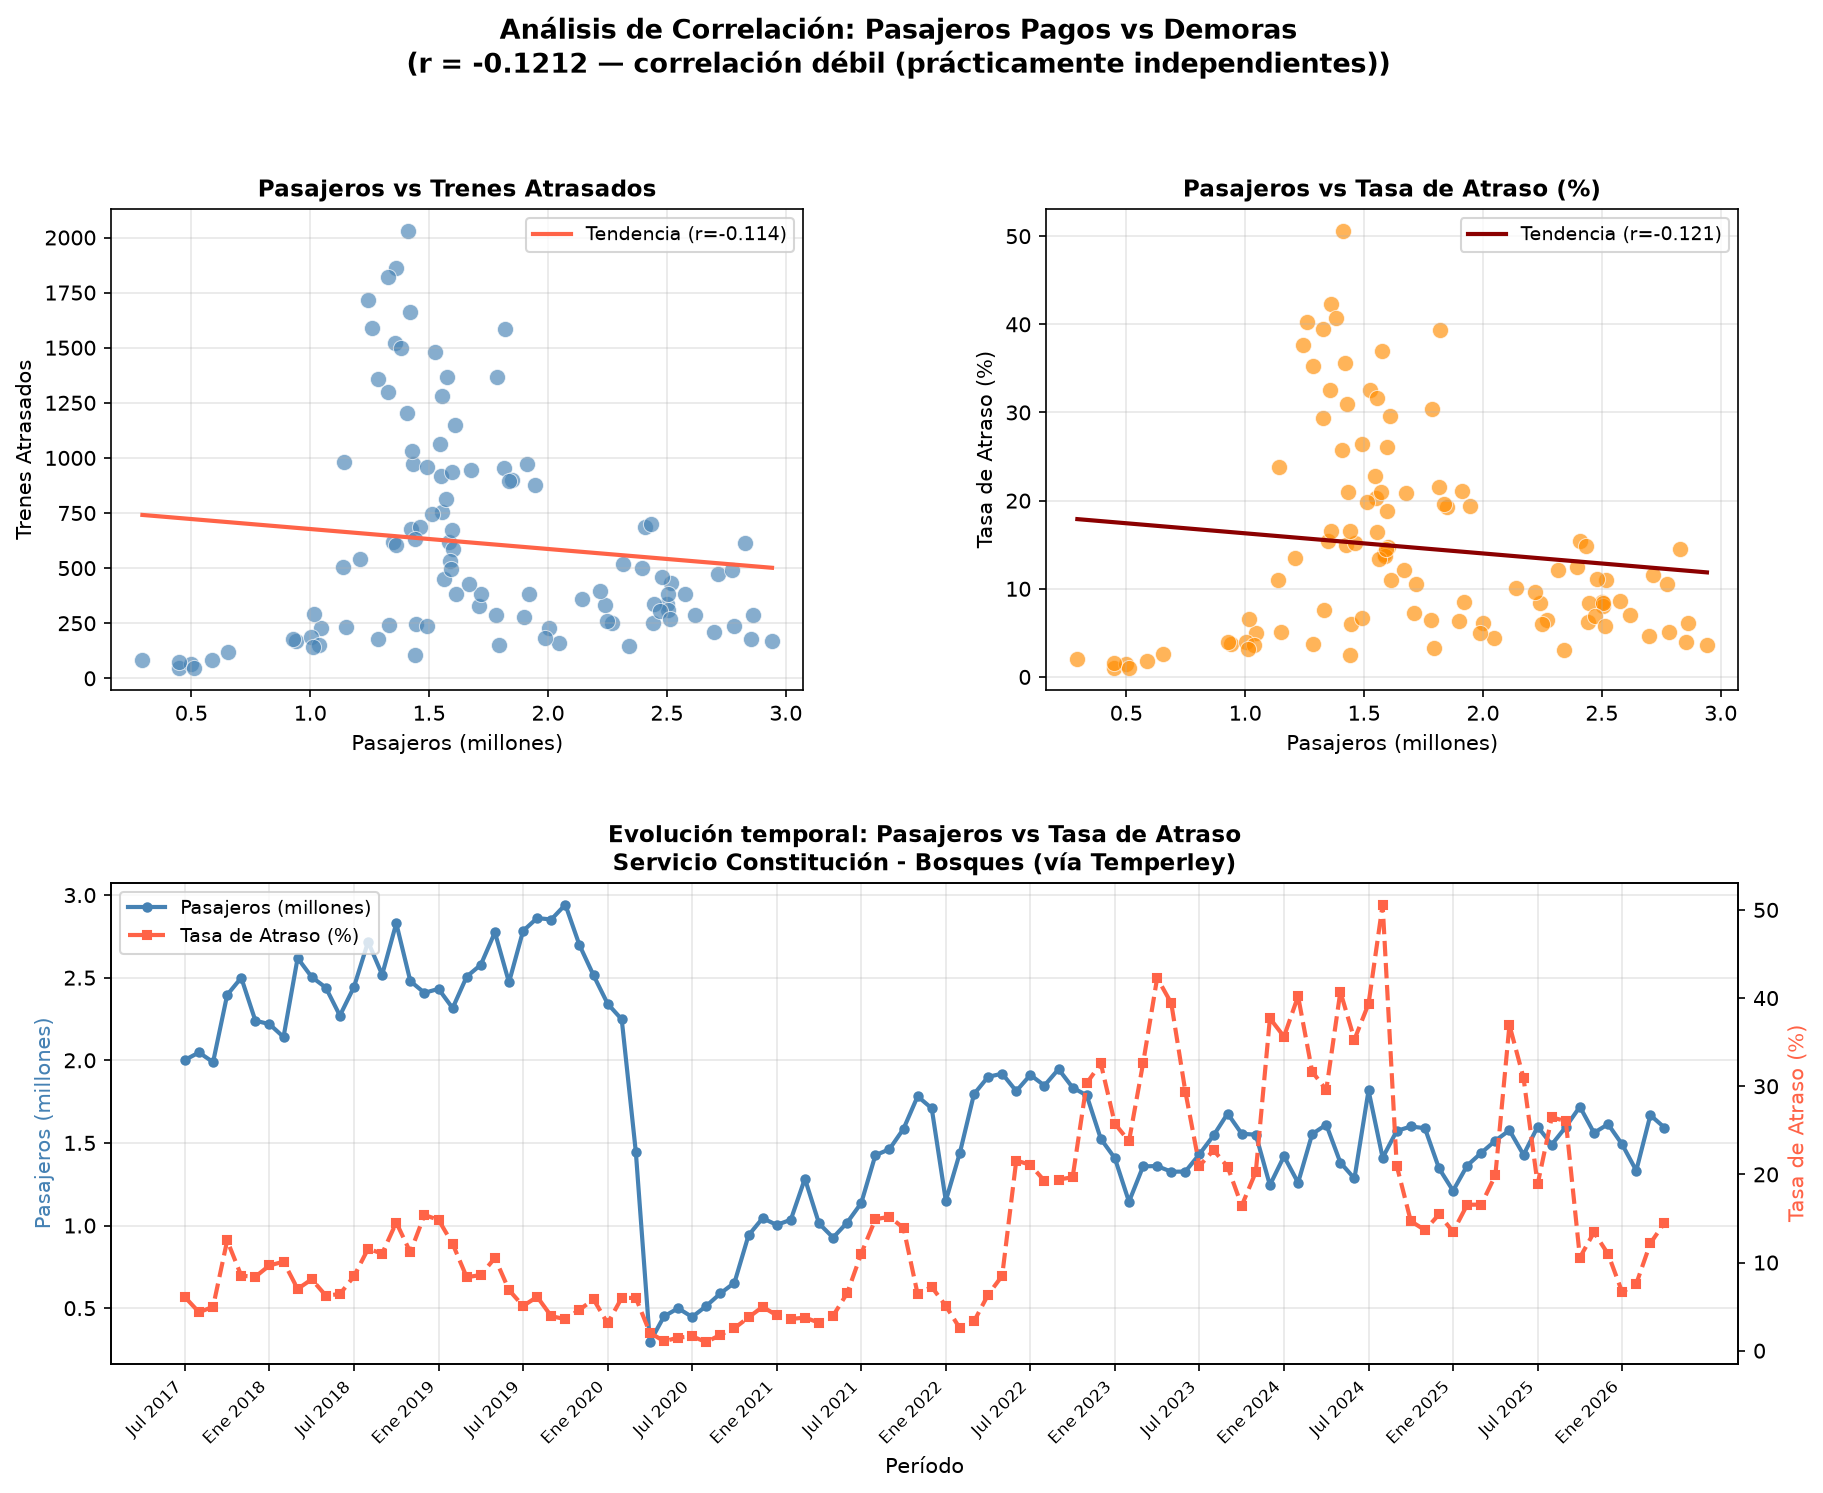

The script that saved this image:
import pandas as pd
import matplotlib.pyplot as plt
import matplotlib.gridspec as gridspec
import numpy as np
from scipy import stats

# ============================================================
# CARGA Y PREPARACIÓN DE DATOS
# ============================================================

dataset = "dataset/datos_red_ferroviaria.csv"
df = pd.read_csv(dataset, encoding="utf-8", sep=";")

roca = df[df["Línea"].str.upper() == "ROCA"].copy()

servicio = roca[
    roca["Servicio"] ==
    "ROC - Plaza Constitución-Temperley-Bosques (vía Temperley) (e)"
].copy()

# Convertir a numérico
for col in ["Trenes Programados", "Trenes Puntuales", "Trenes Atrasados", "Pasajeros Pagos (PAX)", "PAX x Tren"]:
    servicio[col] = pd.to_numeric(
        servicio[col].astype(str).str.replace(",", "", regex=False),
        errors="coerce"
    )

servicio = servicio.dropna(
    subset=["Trenes Programados", "Trenes Atrasados", "Pasajeros Pagos (PAX)"]
)

# Variable adicional: tasa de atraso (proporción de trenes atrasados)
servicio["Tasa de Atraso"] = servicio["Trenes Atrasados"] / servicio["Trenes Programados"]
servicio["PAX (millones)"] = servicio["Pasajeros Pagos (PAX)"] / 1_000_000

# ============================================================
# CORRELACIÓN ESTADÍSTICA
# ============================================================

r_pax_atrasados, p_pax_atrasados = stats.pearsonr(
    servicio["Pasajeros Pagos (PAX)"],
    servicio["Trenes Atrasados"]
)

r_pax_tasa, p_pax_tasa = stats.pearsonr(
    servicio["PAX (millones)"],
    servicio["Tasa de Atraso"]
)

print("=" * 60)
print("CORRELACIÓN: PASAJEROS vs DEMORAS")
print("Servicio: Constitución - Bosques (vía Temperley)")
print("=" * 60)
print(f"\n• Correlación PAX vs Trenes Atrasados (Pearson):")
print(f"  r = {r_pax_atrasados:.4f}  |  p-valor = {p_pax_atrasados:.4f}")
print(f"\n• Correlación PAX vs Tasa de Atraso (Pearson):")
print(f"  r = {r_pax_tasa:.4f}  |  p-valor = {p_pax_tasa:.4f}")

if abs(r_pax_tasa) < 0.3:
    interpretacion = "correlación débil (prácticamente independientes)"
elif abs(r_pax_tasa) < 0.6:
    interpretacion = "correlación moderada"
else:
    interpretacion = "correlación fuerte"

print(f"\n→ Interpretación: {interpretacion}")

# ============================================================
# GRÁFICOS
# ============================================================

fig = plt.figure(figsize=(14, 10))
gs = gridspec.GridSpec(2, 2, figure=fig, hspace=0.4, wspace=0.35)

colores_meses = plt.cm.tab10(np.linspace(0, 1, len(servicio)))

# ── Gráfico 1: Dispersión PAX vs Trenes Atrasados ──
ax1 = fig.add_subplot(gs[0, 0])

ax1.scatter(
    servicio["PAX (millones)"],
    servicio["Trenes Atrasados"],
    alpha=0.65, s=60, color="steelblue", edgecolors="white", linewidths=0.5
)

# Línea de tendencia
m1, b1, _, _, _ = stats.linregress(
    servicio["PAX (millones)"], servicio["Trenes Atrasados"]
)
x_line = np.linspace(servicio["PAX (millones)"].min(), servicio["PAX (millones)"].max(), 100)
ax1.plot(x_line, m1 * x_line + b1, color="tomato", linewidth=2, label=f"Tendencia (r={r_pax_atrasados:.3f})")

ax1.set_title("Pasajeros vs Trenes Atrasados", fontsize=11, fontweight="bold")
ax1.set_xlabel("Pasajeros (millones)")
ax1.set_ylabel("Trenes Atrasados")
ax1.legend(fontsize=9)
ax1.grid(True, alpha=0.3)

# ── Gráfico 2: Dispersión PAX vs Tasa de Atraso ──
ax2 = fig.add_subplot(gs[0, 1])

scatter = ax2.scatter(
    servicio["PAX (millones)"],
    servicio["Tasa de Atraso"] * 100,
    alpha=0.65, s=60, color="darkorange", edgecolors="white", linewidths=0.5
)

m2, b2, _, _, _ = stats.linregress(
    servicio["PAX (millones)"], servicio["Tasa de Atraso"] * 100
)
ax2.plot(x_line, m2 * x_line + b2, color="darkred", linewidth=2, label=f"Tendencia (r={r_pax_tasa:.3f})")

ax2.set_title("Pasajeros vs Tasa de Atraso (%)", fontsize=11, fontweight="bold")
ax2.set_xlabel("Pasajeros (millones)")
ax2.set_ylabel("Tasa de Atraso (%)")
ax2.legend(fontsize=9)
ax2.grid(True, alpha=0.3)

# ── Gráfico 3: Evolución temporal de PAX y Tasa de Atraso ──
ax3 = fig.add_subplot(gs[1, :])

# Ordenar por año y mes
orden_meses = {
    "Enero": 1, "Febrero": 2, "Marzo": 3, "Abril": 4,
    "Mayo": 5, "Junio": 6, "Julio": 7, "Agosto": 8,
    "Septiembre": 9, "Octubre": 10, "Noviembre": 11, "Diciembre": 12
}
servicio["mes_num"] = servicio["Mes"].map(orden_meses)
servicio_ord = servicio.sort_values(["Año", "mes_num"]).reset_index(drop=True)
servicio_ord["periodo"] = (
    servicio_ord["Mes"].str[:3] + " " + servicio_ord["Año"].astype(str)
)

ax3_twin = ax3.twinx()

line1, = ax3.plot(
    range(len(servicio_ord)),
    servicio_ord["PAX (millones)"],
    color="steelblue", linewidth=2, marker="o", markersize=4, label="Pasajeros (millones)"
)

line2, = ax3_twin.plot(
    range(len(servicio_ord)),
    servicio_ord["Tasa de Atraso"] * 100,
    color="tomato", linewidth=2, linestyle="--", marker="s", markersize=4, label="Tasa de Atraso (%)"
)

# Etiquetas en eje x: mostrar solo cada 6 meses
tick_indices = list(range(0, len(servicio_ord), 6))
ax3.set_xticks(tick_indices)
ax3.set_xticklabels(
    [servicio_ord["periodo"].iloc[i] for i in tick_indices],
    rotation=45, ha="right", fontsize=8
)

ax3.set_xlabel("Período")
ax3.set_ylabel("Pasajeros (millones)", color="steelblue")
ax3_twin.set_ylabel("Tasa de Atraso (%)", color="tomato")
ax3.set_title(
    "Evolución temporal: Pasajeros vs Tasa de Atraso\n"
    "Servicio Constitución - Bosques (vía Temperley)",
    fontsize=11, fontweight="bold"
)

lines = [line1, line2]
labels = [l.get_label() for l in lines]
ax3.legend(lines, labels, loc="upper left", fontsize=9)
ax3.grid(True, alpha=0.3)

# Título general
fig.suptitle(
    f"Análisis de Correlación: Pasajeros Pagos vs Demoras\n"
    f"(r = {r_pax_tasa:.4f} — {interpretacion})",
    fontsize=13, fontweight="bold", y=1.01
)

plt.savefig("correlacion_pax_demoras.png", dpi=150, bbox_inches="tight")
plt.show()

print("\n✓ Gráfico guardado como 'correlacion_pax_demoras.png'")
